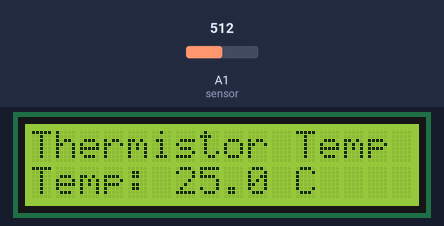
Simulated run of this sketch. Board: Arduino Uno, built with avr-gcc and run on an emulated ATmega328P. Shown: 16×2 character LCD. The test bench sets the inputs (shaded band); at power-on: A1 (sensor) = 512. What the sketch prints to the serial monitor is not drawn.

Above: at 1.2 s.
1.3 s: A1 (sensor) set to 671
At 2.6 s:
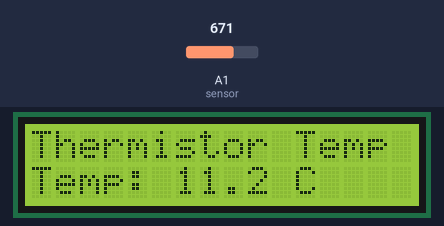
3.5 s: A1 (sensor) set to 698
At 4.4 s:
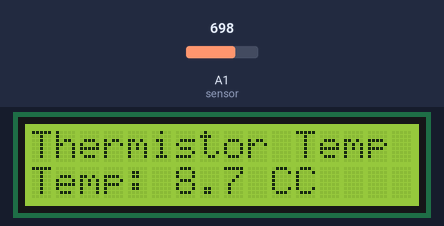
5.5 s: A1 (sensor) set to 774
At 7.2 s:
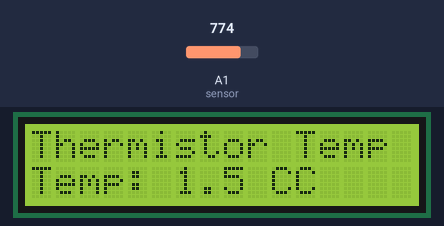
7.5 s: A1 (sensor) set to 796
At 9.1 s:
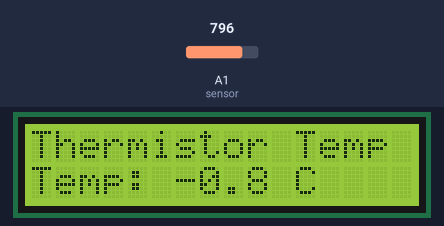
Timing chart, 0 to 10.5 s (numbered marks = the images above; inputs shaded):
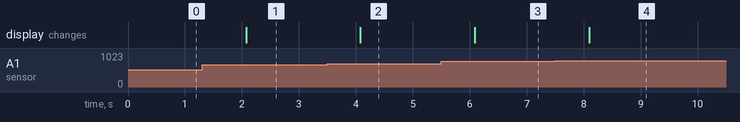

Measured:
- the behaviour switches between 684 and 685 on A1 (sensor) (found by bisection; images 1 and 2)
- the behaviour switches between 788 and 789 on A1 (sensor) (found by bisection; images 3 and 4)
- after the input at 1.3 s, the display: changes after 0.77 s (image 1)
- after the input at 3.5 s, the display: changes after 0.58 s (image 2)
- after the input at 5.5 s, the display: changes after 0.59 s (image 3)
- after the input at 7.5 s, the display: changes after 0.59 s (image 4)

The sketch:

temperature.ino
```cpp
#include <LiquidCrystal.h>
#include <math.h>

#define B 3950             // Constante B de la thermistance
#define RESISTOR 10000     // Résistance fixe en série avec la thermistance, 10 kOhm
#define THERMISTOR 10000   // Résistance nominale de la thermistance à 25°C, 10 kOhm
#define NOMINAL 25         // Température nominale en °C

#define sensor A1          // Broche du capteur analogique

// Initialisation de l'écran LCD (RS, E, D4, D5, D6, D7)
LiquidCrystal lcd(12, 11, 5, 4, 3, 2);

void setup() {
    Serial.begin(9600);  // Initialisation de la communication série
    pinMode(sensor, INPUT);  // Le capteur est une entrée

    // Initialisation de l'écran LCD 16x2
    lcd.begin(16, 2);
    lcd.print("Thermistor Temp");
}

void loop() {
    int t = analogRead(sensor);     // Lecture de la valeur analogique du capteur
    float tr = 1023.0 / t - 1;      // Calcul de la résistance de la thermistance
    tr = RESISTOR / tr;

    // Affichage de la résistance dans le moniteur série
    Serial.print("R = ");
    Serial.print(tr);
    Serial.print(" ohms, T = ");

    // Calcul de la température en utilisant la formule Steinhart-Hart
    float steinhart;
    steinhart = tr / THERMISTOR;              // R/Ro
    steinhart = log(steinhart);               // ln(R/Ro)
    steinhart /= B;                           // 1/B * ln(R/Ro)
    steinhart += 1.0 / (NOMINAL + 273.15);    // + (1/To)
    steinhart = 1.0 / steinhart;              // Inversion
    steinhart -= 273.15;                      // Convertir de K à °C

    // Affichage de la température dans le moniteur série
    Serial.println(steinhart);

    // Affichage sur l'écran LCD
    lcd.setCursor(0, 1);  // Déplacer le curseur à la deuxième ligne
    lcd.print("Temp: ");
    lcd.print(steinhart, 1);  // Afficher la température avec une décimale
    lcd.print(" C");

    delay(1000);  // Attendre 1 seconde avant la prochaine lecture
}
```
